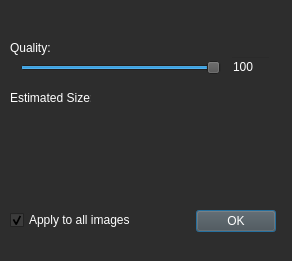
<?xml version="1.0" encoding="UTF-8"?>
<ui version="4.0">
 <class>JpegOptions</class>
 <widget class="QDialog" name="JpegOptions">
  <property name="geometry">
   <rect>
    <x>0</x>
    <y>0</y>
    <width>292</width>
    <height>261</height>
   </rect>
  </property>
  <property name="palette">
   <palette>
    <active>
     <colorrole role="WindowText">
      <brush brushstyle="SolidPattern">
       <color alpha="255">
        <red>255</red>
        <green>255</green>
        <blue>255</blue>
       </color>
      </brush>
     </colorrole>
     <colorrole role="Button">
      <brush brushstyle="SolidPattern">
       <color alpha="255">
        <red>76</red>
        <green>76</green>
        <blue>76</blue>
       </color>
      </brush>
     </colorrole>
     <colorrole role="ButtonText">
      <brush brushstyle="SolidPattern">
       <color alpha="255">
        <red>255</red>
        <green>255</green>
        <blue>255</blue>
       </color>
      </brush>
     </colorrole>
     <colorrole role="Base">
      <brush brushstyle="SolidPattern">
       <color alpha="255">
        <red>60</red>
        <green>60</green>
        <blue>60</blue>
       </color>
      </brush>
     </colorrole>
     <colorrole role="Window">
      <brush brushstyle="SolidPattern">
       <color alpha="255">
        <red>45</red>
        <green>45</green>
        <blue>45</blue>
       </color>
      </brush>
     </colorrole>
     <colorrole role="AlternateBase">
      <brush brushstyle="SolidPattern">
       <color alpha="255">
        <red>60</red>
        <green>60</green>
        <blue>60</blue>
       </color>
      </brush>
     </colorrole>
    </active>
    <inactive>
     <colorrole role="WindowText">
      <brush brushstyle="SolidPattern">
       <color alpha="255">
        <red>255</red>
        <green>255</green>
        <blue>255</blue>
       </color>
      </brush>
     </colorrole>
     <colorrole role="Button">
      <brush brushstyle="SolidPattern">
       <color alpha="255">
        <red>76</red>
        <green>76</green>
        <blue>76</blue>
       </color>
      </brush>
     </colorrole>
     <colorrole role="ButtonText">
      <brush brushstyle="SolidPattern">
       <color alpha="255">
        <red>255</red>
        <green>255</green>
        <blue>255</blue>
       </color>
      </brush>
     </colorrole>
     <colorrole role="Base">
      <brush brushstyle="SolidPattern">
       <color alpha="255">
        <red>60</red>
        <green>60</green>
        <blue>60</blue>
       </color>
      </brush>
     </colorrole>
     <colorrole role="Window">
      <brush brushstyle="SolidPattern">
       <color alpha="255">
        <red>45</red>
        <green>45</green>
        <blue>45</blue>
       </color>
      </brush>
     </colorrole>
     <colorrole role="AlternateBase">
      <brush brushstyle="SolidPattern">
       <color alpha="255">
        <red>60</red>
        <green>60</green>
        <blue>60</blue>
       </color>
      </brush>
     </colorrole>
    </inactive>
    <disabled>
     <colorrole role="WindowText">
      <brush brushstyle="SolidPattern">
       <color alpha="255">
        <red>120</red>
        <green>120</green>
        <blue>120</blue>
       </color>
      </brush>
     </colorrole>
     <colorrole role="Button">
      <brush brushstyle="SolidPattern">
       <color alpha="255">
        <red>76</red>
        <green>76</green>
        <blue>76</blue>
       </color>
      </brush>
     </colorrole>
     <colorrole role="ButtonText">
      <brush brushstyle="SolidPattern">
       <color alpha="255">
        <red>120</red>
        <green>120</green>
        <blue>120</blue>
       </color>
      </brush>
     </colorrole>
     <colorrole role="Base">
      <brush brushstyle="SolidPattern">
       <color alpha="255">
        <red>45</red>
        <green>45</green>
        <blue>45</blue>
       </color>
      </brush>
     </colorrole>
     <colorrole role="Window">
      <brush brushstyle="SolidPattern">
       <color alpha="255">
        <red>45</red>
        <green>45</green>
        <blue>45</blue>
       </color>
      </brush>
     </colorrole>
     <colorrole role="AlternateBase">
      <brush brushstyle="SolidPattern">
       <color alpha="255">
        <red>60</red>
        <green>60</green>
        <blue>60</blue>
       </color>
      </brush>
     </colorrole>
    </disabled>
   </palette>
  </property>
  <property name="windowTitle">
   <string>Jpeg Options</string>
  </property>
  <property name="styleSheet">
   <string notr="true"/>
  </property>
  <widget class="QDialogButtonBox" name="buttonBox">
   <property name="geometry">
    <rect>
     <x>195</x>
     <y>210</y>
     <width>81</width>
     <height>22</height>
    </rect>
   </property>
   <property name="palette">
    <palette>
     <active>
      <colorrole role="WindowText">
       <brush brushstyle="SolidPattern">
        <color alpha="255">
         <red>255</red>
         <green>255</green>
         <blue>255</blue>
        </color>
       </brush>
      </colorrole>
      <colorrole role="Button">
       <brush brushstyle="SolidPattern">
        <color alpha="255">
         <red>76</red>
         <green>76</green>
         <blue>76</blue>
        </color>
       </brush>
      </colorrole>
      <colorrole role="Text">
       <brush brushstyle="SolidPattern">
        <color alpha="255">
         <red>255</red>
         <green>255</green>
         <blue>255</blue>
        </color>
       </brush>
      </colorrole>
      <colorrole role="ButtonText">
       <brush brushstyle="SolidPattern">
        <color alpha="255">
         <red>255</red>
         <green>255</green>
         <blue>255</blue>
        </color>
       </brush>
      </colorrole>
      <colorrole role="Base">
       <brush brushstyle="SolidPattern">
        <color alpha="255">
         <red>76</red>
         <green>76</green>
         <blue>76</blue>
        </color>
       </brush>
      </colorrole>
      <colorrole role="Window">
       <brush brushstyle="SolidPattern">
        <color alpha="255">
         <red>76</red>
         <green>76</green>
         <blue>76</blue>
        </color>
       </brush>
      </colorrole>
      <colorrole role="AlternateBase">
       <brush brushstyle="SolidPattern">
        <color alpha="255">
         <red>60</red>
         <green>60</green>
         <blue>60</blue>
        </color>
       </brush>
      </colorrole>
      <colorrole role="PlaceholderText">
       <brush brushstyle="NoBrush">
        <color alpha="128">
         <red>255</red>
         <green>255</green>
         <blue>255</blue>
        </color>
       </brush>
      </colorrole>
     </active>
     <inactive>
      <colorrole role="WindowText">
       <brush brushstyle="SolidPattern">
        <color alpha="255">
         <red>255</red>
         <green>255</green>
         <blue>255</blue>
        </color>
       </brush>
      </colorrole>
      <colorrole role="Button">
       <brush brushstyle="SolidPattern">
        <color alpha="255">
         <red>76</red>
         <green>76</green>
         <blue>76</blue>
        </color>
       </brush>
      </colorrole>
      <colorrole role="Text">
       <brush brushstyle="SolidPattern">
        <color alpha="255">
         <red>255</red>
         <green>255</green>
         <blue>255</blue>
        </color>
       </brush>
      </colorrole>
      <colorrole role="ButtonText">
       <brush brushstyle="SolidPattern">
        <color alpha="255">
         <red>255</red>
         <green>255</green>
         <blue>255</blue>
        </color>
       </brush>
      </colorrole>
      <colorrole role="Base">
       <brush brushstyle="SolidPattern">
        <color alpha="255">
         <red>76</red>
         <green>76</green>
         <blue>76</blue>
        </color>
       </brush>
      </colorrole>
      <colorrole role="Window">
       <brush brushstyle="SolidPattern">
        <color alpha="255">
         <red>76</red>
         <green>76</green>
         <blue>76</blue>
        </color>
       </brush>
      </colorrole>
      <colorrole role="AlternateBase">
       <brush brushstyle="SolidPattern">
        <color alpha="255">
         <red>60</red>
         <green>60</green>
         <blue>60</blue>
        </color>
       </brush>
      </colorrole>
      <colorrole role="PlaceholderText">
       <brush brushstyle="NoBrush">
        <color alpha="128">
         <red>255</red>
         <green>255</green>
         <blue>255</blue>
        </color>
       </brush>
      </colorrole>
     </inactive>
     <disabled>
      <colorrole role="WindowText">
       <brush brushstyle="SolidPattern">
        <color alpha="255">
         <red>255</red>
         <green>255</green>
         <blue>255</blue>
        </color>
       </brush>
      </colorrole>
      <colorrole role="Button">
       <brush brushstyle="SolidPattern">
        <color alpha="255">
         <red>76</red>
         <green>76</green>
         <blue>76</blue>
        </color>
       </brush>
      </colorrole>
      <colorrole role="Text">
       <brush brushstyle="SolidPattern">
        <color alpha="255">
         <red>255</red>
         <green>255</green>
         <blue>255</blue>
        </color>
       </brush>
      </colorrole>
      <colorrole role="ButtonText">
       <brush brushstyle="SolidPattern">
        <color alpha="255">
         <red>255</red>
         <green>255</green>
         <blue>255</blue>
        </color>
       </brush>
      </colorrole>
      <colorrole role="Base">
       <brush brushstyle="SolidPattern">
        <color alpha="255">
         <red>76</red>
         <green>76</green>
         <blue>76</blue>
        </color>
       </brush>
      </colorrole>
      <colorrole role="Window">
       <brush brushstyle="SolidPattern">
        <color alpha="255">
         <red>76</red>
         <green>76</green>
         <blue>76</blue>
        </color>
       </brush>
      </colorrole>
      <colorrole role="AlternateBase">
       <brush brushstyle="SolidPattern">
        <color alpha="255">
         <red>60</red>
         <green>60</green>
         <blue>60</blue>
        </color>
       </brush>
      </colorrole>
      <colorrole role="PlaceholderText">
       <brush brushstyle="NoBrush">
        <color alpha="128">
         <red>255</red>
         <green>255</green>
         <blue>255</blue>
        </color>
       </brush>
      </colorrole>
     </disabled>
    </palette>
   </property>
   <property name="styleSheet">
    <string notr="true">background-color: #4c4c4c;
color: #FFFFFF;</string>
   </property>
   <property name="orientation">
    <enum>Qt::Horizontal</enum>
   </property>
   <property name="standardButtons">
    <set>QDialogButtonBox::Ok</set>
   </property>
  </widget>
  <widget class="QLabel" name="label">
   <property name="geometry">
    <rect>
     <x>10</x>
     <y>40</y>
     <width>47</width>
     <height>16</height>
    </rect>
   </property>
   <property name="text">
    <string>Quality:</string>
   </property>
  </widget>
  <widget class="QLineEdit" name="qualityEdit">
   <property name="geometry">
    <rect>
     <x>230</x>
     <y>56</y>
     <width>41</width>
     <height>22</height>
    </rect>
   </property>
   <property name="sizePolicy">
    <sizepolicy hsizetype="Fixed" vsizetype="Fixed">
     <horstretch>0</horstretch>
     <verstretch>0</verstretch>
    </sizepolicy>
   </property>
   <property name="palette">
    <palette>
     <active>
      <colorrole role="WindowText">
       <brush brushstyle="SolidPattern">
        <color alpha="255">
         <red>255</red>
         <green>255</green>
         <blue>255</blue>
        </color>
       </brush>
      </colorrole>
      <colorrole role="Button">
       <brush brushstyle="SolidPattern">
        <color alpha="0">
         <red>0</red>
         <green>0</green>
         <blue>0</blue>
        </color>
       </brush>
      </colorrole>
      <colorrole role="Text">
       <brush brushstyle="SolidPattern">
        <color alpha="255">
         <red>255</red>
         <green>255</green>
         <blue>255</blue>
        </color>
       </brush>
      </colorrole>
      <colorrole role="ButtonText">
       <brush brushstyle="SolidPattern">
        <color alpha="255">
         <red>255</red>
         <green>255</green>
         <blue>255</blue>
        </color>
       </brush>
      </colorrole>
      <colorrole role="Base">
       <brush brushstyle="SolidPattern">
        <color alpha="0">
         <red>0</red>
         <green>0</green>
         <blue>0</blue>
        </color>
       </brush>
      </colorrole>
      <colorrole role="Window">
       <brush brushstyle="SolidPattern">
        <color alpha="0">
         <red>0</red>
         <green>0</green>
         <blue>0</blue>
        </color>
       </brush>
      </colorrole>
      <colorrole role="PlaceholderText">
       <brush brushstyle="NoBrush">
        <color alpha="128">
         <red>255</red>
         <green>255</green>
         <blue>255</blue>
        </color>
       </brush>
      </colorrole>
     </active>
     <inactive>
      <colorrole role="WindowText">
       <brush brushstyle="SolidPattern">
        <color alpha="255">
         <red>255</red>
         <green>255</green>
         <blue>255</blue>
        </color>
       </brush>
      </colorrole>
      <colorrole role="Button">
       <brush brushstyle="SolidPattern">
        <color alpha="0">
         <red>0</red>
         <green>0</green>
         <blue>0</blue>
        </color>
       </brush>
      </colorrole>
      <colorrole role="Text">
       <brush brushstyle="SolidPattern">
        <color alpha="255">
         <red>255</red>
         <green>255</green>
         <blue>255</blue>
        </color>
       </brush>
      </colorrole>
      <colorrole role="ButtonText">
       <brush brushstyle="SolidPattern">
        <color alpha="255">
         <red>255</red>
         <green>255</green>
         <blue>255</blue>
        </color>
       </brush>
      </colorrole>
      <colorrole role="Base">
       <brush brushstyle="SolidPattern">
        <color alpha="0">
         <red>0</red>
         <green>0</green>
         <blue>0</blue>
        </color>
       </brush>
      </colorrole>
      <colorrole role="Window">
       <brush brushstyle="SolidPattern">
        <color alpha="0">
         <red>0</red>
         <green>0</green>
         <blue>0</blue>
        </color>
       </brush>
      </colorrole>
      <colorrole role="PlaceholderText">
       <brush brushstyle="NoBrush">
        <color alpha="128">
         <red>255</red>
         <green>255</green>
         <blue>255</blue>
        </color>
       </brush>
      </colorrole>
     </inactive>
     <disabled>
      <colorrole role="WindowText">
       <brush brushstyle="SolidPattern">
        <color alpha="255">
         <red>255</red>
         <green>255</green>
         <blue>255</blue>
        </color>
       </brush>
      </colorrole>
      <colorrole role="Button">
       <brush brushstyle="SolidPattern">
        <color alpha="0">
         <red>0</red>
         <green>0</green>
         <blue>0</blue>
        </color>
       </brush>
      </colorrole>
      <colorrole role="Text">
       <brush brushstyle="SolidPattern">
        <color alpha="255">
         <red>255</red>
         <green>255</green>
         <blue>255</blue>
        </color>
       </brush>
      </colorrole>
      <colorrole role="ButtonText">
       <brush brushstyle="SolidPattern">
        <color alpha="255">
         <red>255</red>
         <green>255</green>
         <blue>255</blue>
        </color>
       </brush>
      </colorrole>
      <colorrole role="Base">
       <brush brushstyle="SolidPattern">
        <color alpha="0">
         <red>0</red>
         <green>0</green>
         <blue>0</blue>
        </color>
       </brush>
      </colorrole>
      <colorrole role="Window">
       <brush brushstyle="SolidPattern">
        <color alpha="0">
         <red>0</red>
         <green>0</green>
         <blue>0</blue>
        </color>
       </brush>
      </colorrole>
      <colorrole role="PlaceholderText">
       <brush brushstyle="NoBrush">
        <color alpha="128">
         <red>255</red>
         <green>255</green>
         <blue>255</blue>
        </color>
       </brush>
      </colorrole>
     </disabled>
    </palette>
   </property>
   <property name="styleSheet">
    <string notr="true">background-color: rgba(0,0,0,0);
border-color: #4c4c4c;
color: #FFFFFF;</string>
   </property>
   <property name="text">
    <string>100</string>
   </property>
   <property name="maxLength">
    <number>3</number>
   </property>
  </widget>
  <widget class="QLabel" name="label_2">
   <property name="geometry">
    <rect>
     <x>10</x>
     <y>90</y>
     <width>81</width>
     <height>16</height>
    </rect>
   </property>
   <property name="text">
    <string>Estimated Size:</string>
   </property>
  </widget>
  <widget class="QLabel" name="estimatedSize">
   <property name="geometry">
    <rect>
     <x>90</x>
     <y>90</y>
     <width>81</width>
     <height>16</height>
    </rect>
   </property>
   <property name="text">
    <string/>
   </property>
  </widget>
  <widget class="QCheckBox" name="keepQuality">
   <property name="geometry">
    <rect>
     <x>10</x>
     <y>210</y>
     <width>121</width>
     <height>20</height>
    </rect>
   </property>
   <property name="text">
    <string>Apply to all images</string>
   </property>
   <property name="checked">
    <bool>true</bool>
   </property>
   <property name="tristate">
    <bool>false</bool>
   </property>
  </widget>
  <widget class="QSlider" name="qualitySlider">
   <property name="geometry">
    <rect>
     <x>20</x>
     <y>60</y>
     <width>201</width>
     <height>16</height>
    </rect>
   </property>
   <property name="palette">
    <palette>
     <active>
      <colorrole role="WindowText">
       <brush brushstyle="SolidPattern">
        <color alpha="255">
         <red>255</red>
         <green>255</green>
         <blue>255</blue>
        </color>
       </brush>
      </colorrole>
      <colorrole role="Light">
       <brush brushstyle="SolidPattern">
        <color alpha="255">
         <red>93</red>
         <green>93</green>
         <blue>93</blue>
        </color>
       </brush>
      </colorrole>
      <colorrole role="Midlight">
       <brush brushstyle="SolidPattern">
        <color alpha="255">
         <red>36</red>
         <green>36</green>
         <blue>36</blue>
        </color>
       </brush>
      </colorrole>
      <colorrole role="Dark">
       <brush brushstyle="SolidPattern">
        <color alpha="255">
         <red>30</red>
         <green>30</green>
         <blue>30</blue>
        </color>
       </brush>
      </colorrole>
      <colorrole role="Mid">
       <brush brushstyle="SolidPattern">
        <color alpha="255">
         <red>76</red>
         <green>76</green>
         <blue>76</blue>
        </color>
       </brush>
      </colorrole>
      <colorrole role="Text">
       <brush brushstyle="SolidPattern">
        <color alpha="255">
         <red>255</red>
         <green>255</green>
         <blue>255</blue>
        </color>
       </brush>
      </colorrole>
      <colorrole role="ButtonText">
       <brush brushstyle="SolidPattern">
        <color alpha="255">
         <red>255</red>
         <green>255</green>
         <blue>255</blue>
        </color>
       </brush>
      </colorrole>
      <colorrole role="ToolTipBase">
       <brush brushstyle="SolidPattern">
        <color alpha="255">
         <red>76</red>
         <green>76</green>
         <blue>76</blue>
        </color>
       </brush>
      </colorrole>
      <colorrole role="ToolTipText">
       <brush brushstyle="SolidPattern">
        <color alpha="255">
         <red>255</red>
         <green>255</green>
         <blue>255</blue>
        </color>
       </brush>
      </colorrole>
      <colorrole role="PlaceholderText">
       <brush brushstyle="SolidPattern">
        <color alpha="128">
         <red>255</red>
         <green>255</green>
         <blue>255</blue>
        </color>
       </brush>
      </colorrole>
     </active>
     <inactive>
      <colorrole role="WindowText">
       <brush brushstyle="SolidPattern">
        <color alpha="255">
         <red>255</red>
         <green>255</green>
         <blue>255</blue>
        </color>
       </brush>
      </colorrole>
      <colorrole role="Light">
       <brush brushstyle="SolidPattern">
        <color alpha="255">
         <red>93</red>
         <green>93</green>
         <blue>93</blue>
        </color>
       </brush>
      </colorrole>
      <colorrole role="Midlight">
       <brush brushstyle="SolidPattern">
        <color alpha="255">
         <red>36</red>
         <green>36</green>
         <blue>36</blue>
        </color>
       </brush>
      </colorrole>
      <colorrole role="Dark">
       <brush brushstyle="SolidPattern">
        <color alpha="255">
         <red>30</red>
         <green>30</green>
         <blue>30</blue>
        </color>
       </brush>
      </colorrole>
      <colorrole role="Mid">
       <brush brushstyle="SolidPattern">
        <color alpha="255">
         <red>76</red>
         <green>76</green>
         <blue>76</blue>
        </color>
       </brush>
      </colorrole>
      <colorrole role="Text">
       <brush brushstyle="SolidPattern">
        <color alpha="255">
         <red>255</red>
         <green>255</green>
         <blue>255</blue>
        </color>
       </brush>
      </colorrole>
      <colorrole role="ButtonText">
       <brush brushstyle="SolidPattern">
        <color alpha="255">
         <red>255</red>
         <green>255</green>
         <blue>255</blue>
        </color>
       </brush>
      </colorrole>
      <colorrole role="ToolTipBase">
       <brush brushstyle="SolidPattern">
        <color alpha="255">
         <red>76</red>
         <green>76</green>
         <blue>76</blue>
        </color>
       </brush>
      </colorrole>
      <colorrole role="ToolTipText">
       <brush brushstyle="SolidPattern">
        <color alpha="255">
         <red>255</red>
         <green>255</green>
         <blue>255</blue>
        </color>
       </brush>
      </colorrole>
      <colorrole role="PlaceholderText">
       <brush brushstyle="SolidPattern">
        <color alpha="128">
         <red>255</red>
         <green>255</green>
         <blue>255</blue>
        </color>
       </brush>
      </colorrole>
     </inactive>
     <disabled>
      <colorrole role="WindowText">
       <brush brushstyle="SolidPattern">
        <color alpha="255">
         <red>30</red>
         <green>30</green>
         <blue>30</blue>
        </color>
       </brush>
      </colorrole>
      <colorrole role="Light">
       <brush brushstyle="SolidPattern">
        <color alpha="255">
         <red>93</red>
         <green>93</green>
         <blue>93</blue>
        </color>
       </brush>
      </colorrole>
      <colorrole role="Midlight">
       <brush brushstyle="SolidPattern">
        <color alpha="255">
         <red>36</red>
         <green>36</green>
         <blue>36</blue>
        </color>
       </brush>
      </colorrole>
      <colorrole role="Dark">
       <brush brushstyle="SolidPattern">
        <color alpha="255">
         <red>30</red>
         <green>30</green>
         <blue>30</blue>
        </color>
       </brush>
      </colorrole>
      <colorrole role="Mid">
       <brush brushstyle="SolidPattern">
        <color alpha="255">
         <red>76</red>
         <green>76</green>
         <blue>76</blue>
        </color>
       </brush>
      </colorrole>
      <colorrole role="Text">
       <brush brushstyle="SolidPattern">
        <color alpha="255">
         <red>30</red>
         <green>30</green>
         <blue>30</blue>
        </color>
       </brush>
      </colorrole>
      <colorrole role="ButtonText">
       <brush brushstyle="SolidPattern">
        <color alpha="255">
         <red>30</red>
         <green>30</green>
         <blue>30</blue>
        </color>
       </brush>
      </colorrole>
      <colorrole role="ToolTipBase">
       <brush brushstyle="SolidPattern">
        <color alpha="255">
         <red>76</red>
         <green>76</green>
         <blue>76</blue>
        </color>
       </brush>
      </colorrole>
      <colorrole role="ToolTipText">
       <brush brushstyle="SolidPattern">
        <color alpha="255">
         <red>255</red>
         <green>255</green>
         <blue>255</blue>
        </color>
       </brush>
      </colorrole>
      <colorrole role="PlaceholderText">
       <brush brushstyle="SolidPattern">
        <color alpha="128">
         <red>255</red>
         <green>255</green>
         <blue>255</blue>
        </color>
       </brush>
      </colorrole>
     </disabled>
    </palette>
   </property>
   <property name="styleSheet">
    <string notr="true"/>
   </property>
   <property name="maximum">
    <number>100</number>
   </property>
   <property name="value">
    <number>100</number>
   </property>
   <property name="orientation">
    <enum>Qt::Horizontal</enum>
   </property>
  </widget>
 </widget>
 <resources/>
 <connections>
  <connection>
   <sender>buttonBox</sender>
   <signal>accepted()</signal>
   <receiver>JpegOptions</receiver>
   <slot>accept()</slot>
   <hints>
    <hint type="sourcelabel">
     <x>248</x>
     <y>254</y>
    </hint>
    <hint type="destinationlabel">
     <x>157</x>
     <y>274</y>
    </hint>
   </hints>
  </connection>
  <connection>
   <sender>buttonBox</sender>
   <signal>rejected()</signal>
   <receiver>JpegOptions</receiver>
   <slot>reject()</slot>
   <hints>
    <hint type="sourcelabel">
     <x>316</x>
     <y>260</y>
    </hint>
    <hint type="destinationlabel">
     <x>286</x>
     <y>274</y>
    </hint>
   </hints>
  </connection>
 </connections>
</ui>
